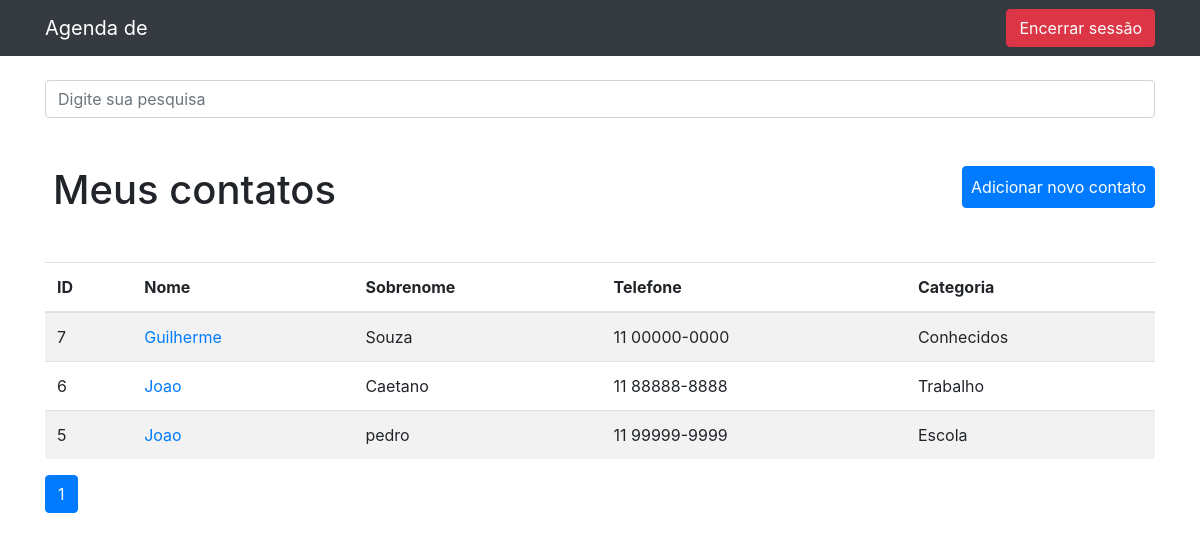
The app's page / (signed in), older data.
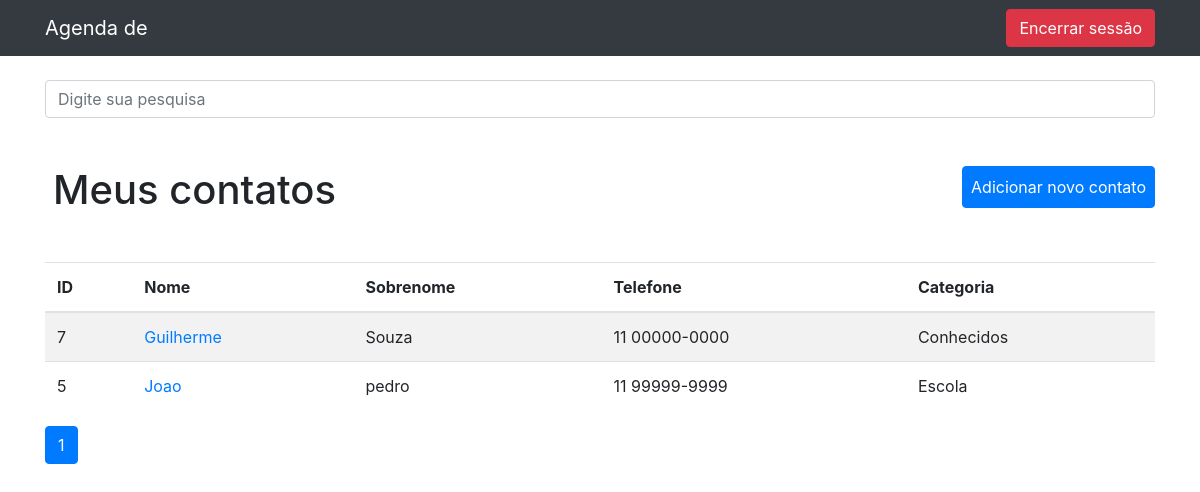
The same page, newer data.
### contatos/models.py (models this page shows, shortened)
class Contato(models.Model):
    nome = models.CharField(max_length=255)
    sobrenome = models.CharField(max_length=255, blank=True)
    telefone = models.CharField(max_length=255)
    email = models.CharField(max_length=255, blank=True)
    data_criacao = models.DateTimeField(default=timezone.now)
    descricao = models.TextField(blank=True)
    categoria = models.ForeignKey(Categoria, on_delete=models.DO_NOTHING)
    mostrar = models.BooleanField(default=True)
    foto = models.ImageField(blank=True, upload_to = 'fotos/%Y/%m/')

class Categoria(models.Model):
    nome = models.CharField(max_length=255)
    def __str__(self):
        return self.nome

### contatos/views.py (the view)
# urls.py: path('', views.index, name='index'),
@login_required(redirect_field_name='login')
def index(request):
    contatos = Contato.objects.order_by('-id').filter(mostrar=True)
    paginator = Paginator(contatos, CONTATOS_POR_PAGINA)
    page = request.GET.get('p')
    contatos = paginator.get_page(page)
    return render(request, 'contatos/index.html', {
        'contatos': contatos
    })

### contatos/templates/contatos/index.html
{% extends 'base.html' %}
{%block 'conteudo'%}
<br>
<form method="get" action="{% url 'busca' %}">
    <div class="form-group row">
    <div class="col-12">
        <input class="form-control"
            type="search" value="{{ request.GET.termo }}"
            id="search-input"
            placeholder="Digite sua pesquisa"
            name="termo">
    </div>
    </div>
</form>
<div class="mt-5 mb-5">
<h1 class="d-inline p-2">Meus contatos</h1>
<a href="{% url 'dashboard' %}"><button type="button" class="d-inline p-2 btn btn-primary float-right">Adicionar novo contato</button></a>
</div>
<div class="table-responsive">
    <table class="table table-striped">
        <thead>
        <tr>
            <th scope="col">ID</th>
            <th scope="col">Nome</th>
            <th scope="col">Sobrenome</th>
            <th scope="col">Telefone</th>
            <th scope="col">Categoria</th>
        </tr>
        </thead>
        <tbody>
        {% for contato in contatos %}
            <tr>
                <td>{{ contato.id }}</td>
                <td><a href="{% url 'ver_contato' contato.id %}"> {{ contato.nome }}</a></td>
                <td>{{ contato.sobrenome }}</td>
                <td>{{ contato.telefone }}</td>
                <td>{{ contato.categoria }}</td>
            </tr>
        {%endfor%}
        </tbody>
    </table>
</div>
<nav aria-label="Page navigation example">
    <ul class="pagination">
    {% for pagina in contatos.paginator.page_range %}
        {% if contatos.number == pagina %}
            <li class="page-item active"><a class="page-link" href="?p={{ pagina }}&termo={{ request.GET.termo }}">{{ pagina }}</a></li>
        {% else %}
            <li class="page-item"><a class="page-link" href="?p={{ pagina }}&termo={{ request.GET.termo }}">{{ pagina }}</a></li>
        {% endif %}
    {% endfor %}
    </ul>
  </nav>
{%endblock%}

Row changes from the older to the newer data that the page shows:
no longer on this page (row edited): Contato: id "6", nome "Joao", sobrenome "Caetano", telefone "11 88888-8888", categoria "Trabalho"
